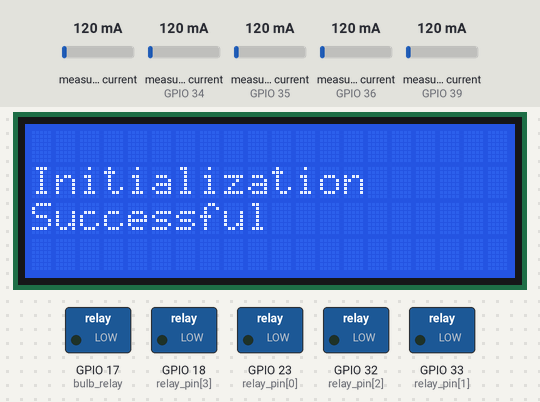
Recording of a sketch running on a simulated ESP32. On the bench: 20×4 character LCD, switched loads named in the sketch (green lamp = pin HIGH). The inputs (shaded band) are chosen by the test bench; at power-on: measured current (sensors on GPIO 34, GPIO 35, GPIO 36, GPIO 39) 120 mA, measured current 120 mA. WiFi joins after 1.5 s; servers stay silent unless stated; what the sketch prints to the serial monitor is not drawn.

Above: at 5.8 s.
5.9 s: measured current (sensor on GPIO 34) set to 1000 mA
At 15.6 s:
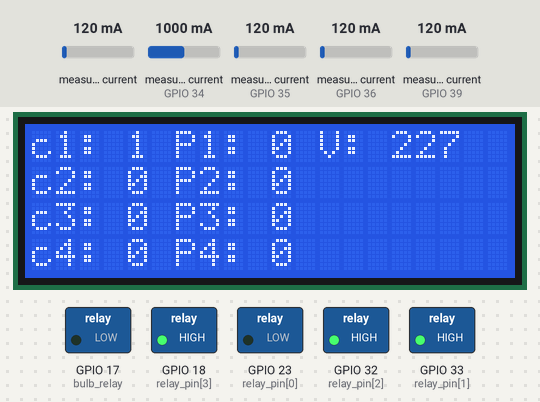
15.9 s: measured current (sensor on GPIO 35) set to 1000 mA
At 25.0 s:
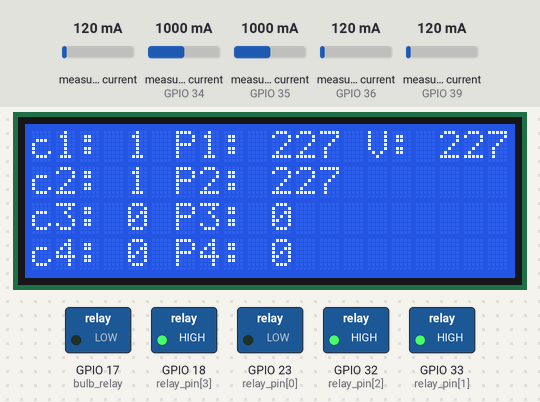
25.8 s: measured current (sensor on GPIO 36) set to 1000 mA
At 35.3 s:
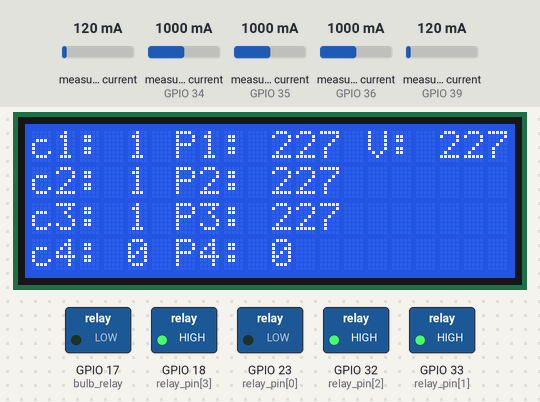
35.6 s: measured current (sensor on GPIO 39) set to 1000 mA
At 44.8 s:
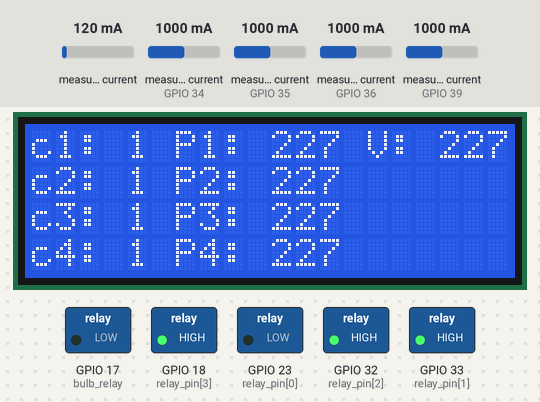
45.5 s: measured current (sensor on GPIO 34) set to 40 mA
At 55.0 s:
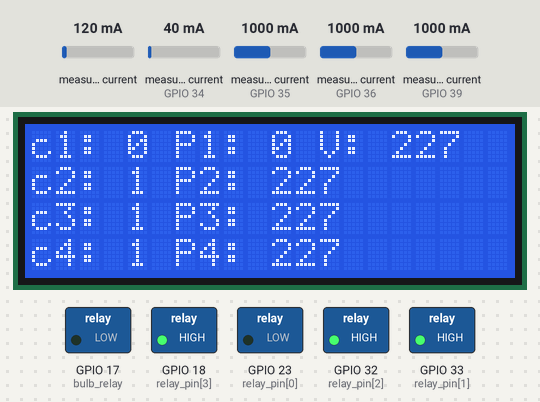
55.3 s: measured current (sensor on GPIO 35) set to 40 mA
At 64.4 s:
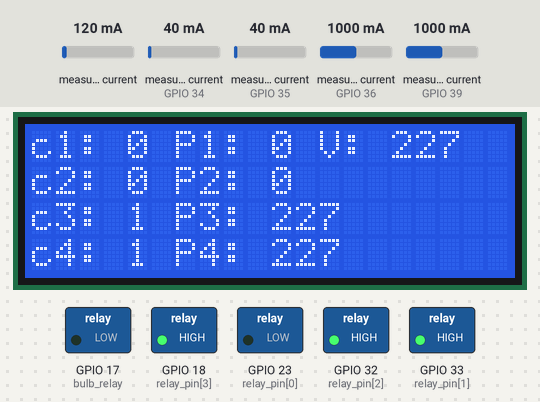
Timing chart, 0 to 65.9 s (numbered marks = the images above; inputs shaded):
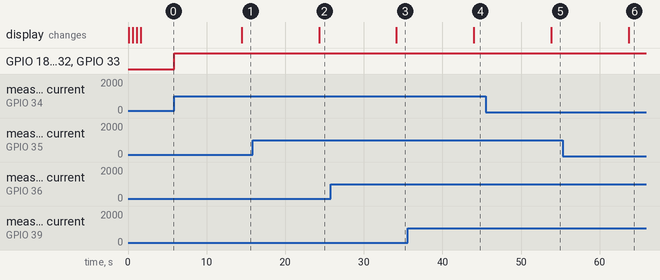

The sketch:

zibah.ino
```cpp
//Libraries for ESP32
#include <Wire.h>
#ifdef ESP32
#include <WiFi.h>
#include <HTTPClient.h>
#else
#include <ESP8266WiFi.h>
#include <ESP8266HTTPClient.h>
#include <WiFiClient.h>
#endif

//Used for LCD Screen
#include <Wire.h>
#include <LiquidCrystal_I2C.h>
LiquidCrystal_I2C lcd(0x27, 20, 4);

// Replace with your network credentials
const char* ssid = "PIEEIPPIE";
const char* password = "Xjok23dl";
String serverName = "https://zibahapp.onrender.com/";  //"http://www.gpproject.live/";  //http://127.0.0.1:5000 for local dev or set 0.0.0.0 in flask env
const char* api_key = "xdol";
int cloud = 0;
int flag = 1;

int bulb_relay = 17;
int relay_pin[4] = { 23, 33, 32, 18 };
int current_pin[4] = { 34, 35, 36, 39};

#include "ACS712.h"
ACS712 ACS1(current_pin[0], 3.3, 4095, 66);
ACS712 ACS2(current_pin[1], 3.3, 4095, 66);
ACS712 ACS3(current_pin[2], 3.3, 4095, 66);
ACS712 ACS4(current_pin[3], 3.3, 4095, 66);

int current_1;
int current_2;
int current_3;
int current_4;

int power_1;
int power_2;
int power_3;
int power_4;
int voltage = 0;

//Voltage Libraries
#include "EmonLib.h"
int voltage_pin = 12;
#define VOLT_CAL 592
EnergyMonitor v;

//Send to Cloud details
unsigned long previous_time = 0;
const unsigned long interval_to_send = 5000;
String response;
String state;

void setup() {
  // put your setup code here, to run once:
  Serial.begin(115200);
  pinMode(voltage_pin, INPUT);
  pinMode(bulb_relay, OUTPUT);
  for (int j = 0; j < 4; j++) {
  pinMode(current_pin[j], INPUT);
  pinMode(relay_pin[j], OUTPUT);
  }

  //SYSTEM INIT
  lcd.begin();
  lcd.backlight();
  long t = millis();
  while (millis() - t > 5000) {
    lcd.setCursor(0, 0);
    lcd.print("Welcome");
    lcd.setCursor(0, 1);
    lcd.print("Zibah Distribution");
    lcd.setCursor(0, 2);
    lcd.print("Board System");
    lcd.setCursor(0, 3);
    lcd.print("Initializing...");
    delay(3000);
    lcd.clear();
  }

  //WIFI INIT
  WiFi.begin(ssid, password);
  Serial.println("Connecting");
  lcd.clear();
  lcd.setCursor(0, 0);
  lcd.print("Connecting");
  int i = 1;
  while (WiFi.status() != WL_CONNECTED && i > 0) {
    delay(500);
    Serial.print(".");
    lcd.setCursor(i - 1, 1);
    lcd.print(".");
    i++;
  }
  while (WiFi.status() != WL_CONNECTED) {
    delay(500);
    Serial.print(".");
  }
  Serial.println("");
  Serial.print("Connected to WiFi network with IP Address: ");
  Serial.println(WiFi.localIP());

    //SYSTEM INIT
  lcd.clear();
  lcd.setCursor(0, 1);
  lcd.print("Initialization");
  lcd.setCursor(0, 2);
  lcd.print("Successful");
  delay(3000);
}

void loop() {
  // put your main code here, to run repeatedly:
  state = send_to_cloud("get_state");
  digitalWrite(relay_pin[0], char(state[0]) - '0');
  digitalWrite(relay_pin[1], char(state[3]) - '0');
  digitalWrite(relay_pin[2], char(state[6]) - '0');
  digitalWrite(relay_pin[3], char(state[9]) - '0');

  current_1 = read_current(ACS1);
  power_1 = current_1 * voltage;
  current_2 = read_current(ACS2);
  power_2 = current_2 * voltage;
  current_3 = read_current(ACS3);
  power_3 = current_3 * voltage;
  current_4 = read_current(ACS4);
  power_4 = current_4 * voltage;
  voltage = read_voltage();
  voltage = constrain(voltage, 227, 230);

  //Print on lcd
  lcd.clear();
  lcd.setCursor(0, 0);
  lcd.print("c1: ");
  lcd.print(current_1);
  lcd.print(" P1: ");
  lcd.print(power_1);
  lcd.print(" V: ");
  lcd.print(voltage);

  lcd.setCursor(0, 1);
  lcd.print("c2: ");
  lcd.print(current_2 );
  lcd.print(" P2: ");
  lcd.print(power_2);

  lcd.setCursor(0, 2);
  lcd.print("c3: ");
  lcd.print(current_3);
  lcd.print(" P3: ");
  lcd.print(power_3);

  lcd.setCursor(0, 3);
  lcd.print("c4: ");
  lcd.print(current_4);
  lcd.print(" P4: ");
  lcd.print(power_4);

  //Send Data to cloud every interval_to_send secs.
  if (cloud) {
    if (millis() - previous_time >= interval_to_send) {
      String detail = "update/key=" + String(api_key) + "/voltage=" + String(voltage)
                      + "/c1=" + String(current_1) + "/c2=" + String(current_2)
                      + "/c3=" + String(current_3) + "/c4=" + String(current_4);
      send_to_cloud(detail);
      previous_time = millis();
    }
  }
}

float read_current(ACS712 name) {
  float average = 0;
  for (int i = 0; i < 100; i++) {
    average += name.mA_AC();
  }
  float curr = (average / 100.0);
  curr = curr * 1e-3;  //convert from mA to A
  return curr;
}

float read_voltage() {
  v.calcVI(20, 2000);
  float volt = v.Vrms;
  delay(10);
  return volt;
}

String send_to_cloud(String data) {
  if (WiFi.status() == WL_CONNECTED) {
    HTTPClient http;
    //http://127.0.0.1:5000/update/key=xdol/temp=12/vll=30/vln=3/vne=113/current=13
    // Prepare your HTTP POST request data
    String httpRequestData = data;
    Serial.print("httpRequestData: ");
    Serial.println(httpRequestData);

    http.begin((serverName + httpRequestData).c_str());
    http.addHeader("Content-Type", "application/x-www-form-urlencoded");

    // Send HTTP GET request
    int httpResponseCode = http.GET();
    delay(1100);  //This should give time for the server to process the request.

    if (httpResponseCode > 0) {
      Serial.print("HTTP Response code:");
      if (data == "get_state") {
        response = http.getString();
        return response;
      }
    } else {
      Serial.print("Error code: ");
      Serial.println(httpResponseCode);
      return String(0);
    }
    http.end();
  } else {
    Serial.println("WiFi Disconnected");
  }
}
```

Measured:
- after the input at 5.9 s, the display: changes after 8.6 s (image 1)
- after the input at 15.9 s, the display: changes after 8.4 s (image 2)
- after the input at 25.8 s, the display: changes after 8.4 s (image 3)
- after the input at 35.6 s, the display: changes after 8.4 s (image 4)
- after the input at 45.5 s, the display: changes after 8.4 s (image 5)
- after the input at 55.3 s, the display: changes after 8.4 s (image 6)
